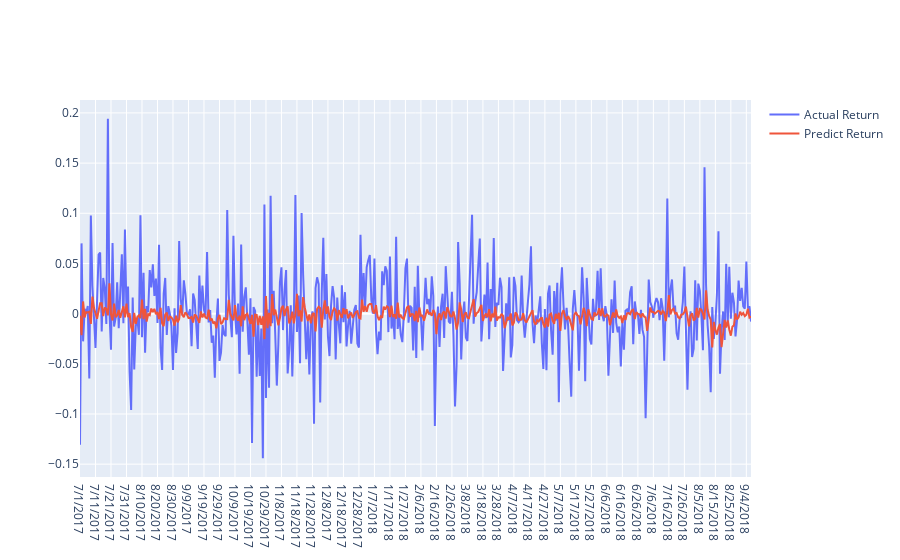

Notebook code cell kept with this figure:
### Markdown cell above
Plot line graph with actual return, predicted return with four price features and volume

### Code cell
predictDates = data.index
yhat_reshape = inv_yhat.reshape(len(inv_yhat))
actual_chart = go.Scatter(x=predictDates, y=inv_y, name= 'Actual Return')
multi_predict_chart = go.Scatter(x=predictDates, y=inv_yhat, name= 'Predict Return')
py.iplot([actual_chart, multi_predict_chart])

### Figure 1 — Plotly figure (JSON) as saved in the notebook; plotly's stock layout.template omitted (floating-point values rounded to 4 significant figures; data arrays with more than 128 entries replaced by an {"elided": "..."} marker saying what was removed)
{"data": [{"name": "Actual Return", "type": "scatter", "x": {"elided": "1734 str values"}, "y": {"elided": "434 float values"}}, {"name": "Predict Return", "type": "scatter", "x": {"elided": "1734 str values"}, "y": {"elided": "434 float values"}}], "layout": {}}
